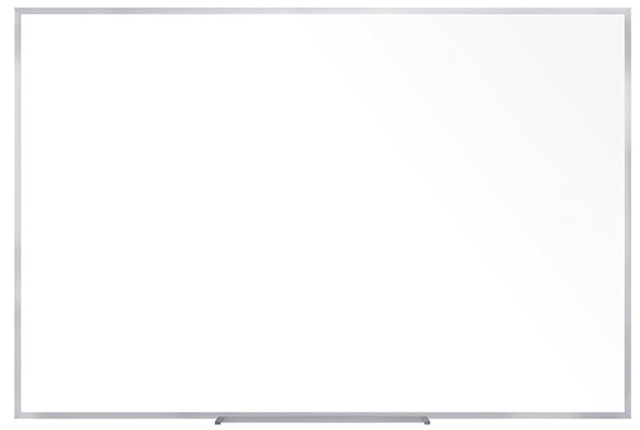
#> input picture data/whiteboard.jpg, 1280 x 860 px, found by its file name (shown at 1/2 size)
$ python main.py
#> lines starting #> are read from the running program, lines starting #| are printed output that depends on the picture
import os
import cv2


image_path = os.path.join('.', 'data', 'whiteboard.jpg')
img = cv2.imread(image_path)
#> img is the input picture: shape (860, 1280, 3); mean B, G, R 251.3, 251, 250.8

#Drawing a line
#line
cv2.line(img, (100,150), (300,450), (255,0,0), 3)  #line from (100,150) to (300,450) with blue color and thickness 3

#rectangle
cv2.rectangle(img, (400,100), (600,400), (0,255,0), -1) #filled rectangle
cv2.rectangle(img, (100,150), (300,450), (0,0,255), 3)  #line rectangle

#circle
cv2.circle(img, (700,300), 50, (0,0,255), -1) #filled circle

#text
cv2.putText(img, 'Hey you!',(90, 150), cv2.FONT_HERSHEY_SIMPLEX, 2, (255, 0, 0), 5)
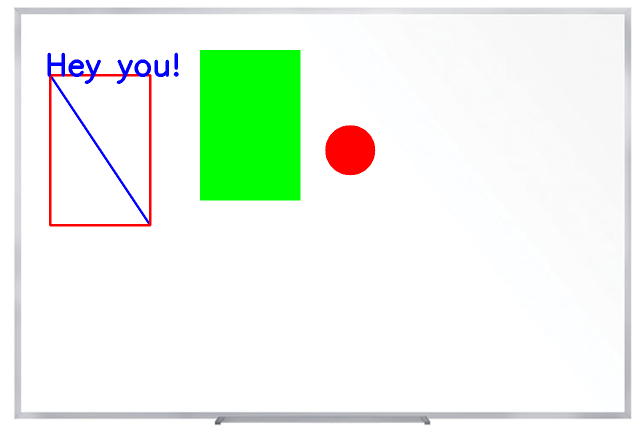
#> img: shape (860, 1280, 3) (shown at 1/2 size); mean B, G, R 234.4, 246.8, 235.5

cv2.imshow('Frame', img)
cv2.waitKey(0)
